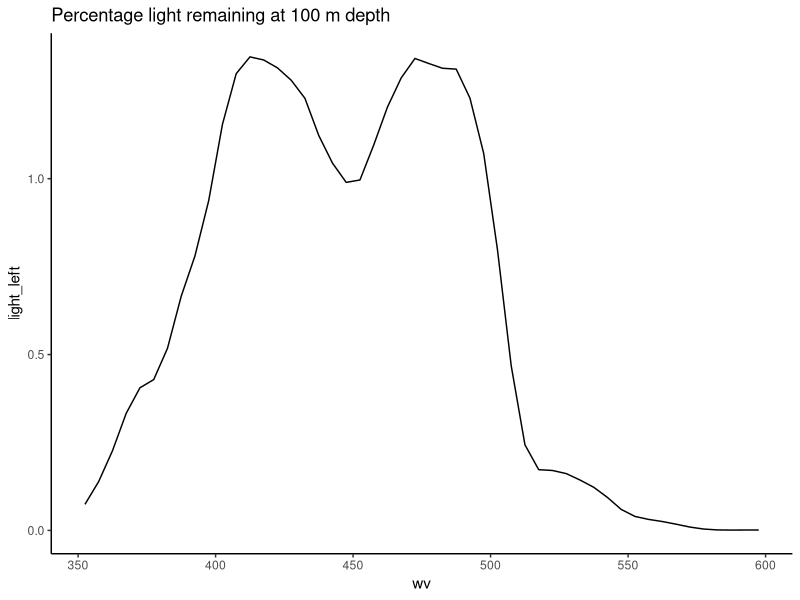
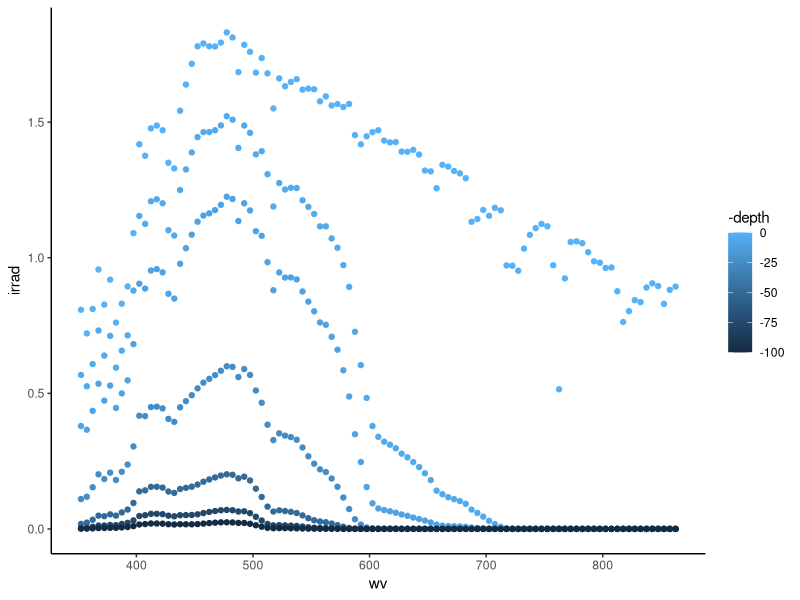
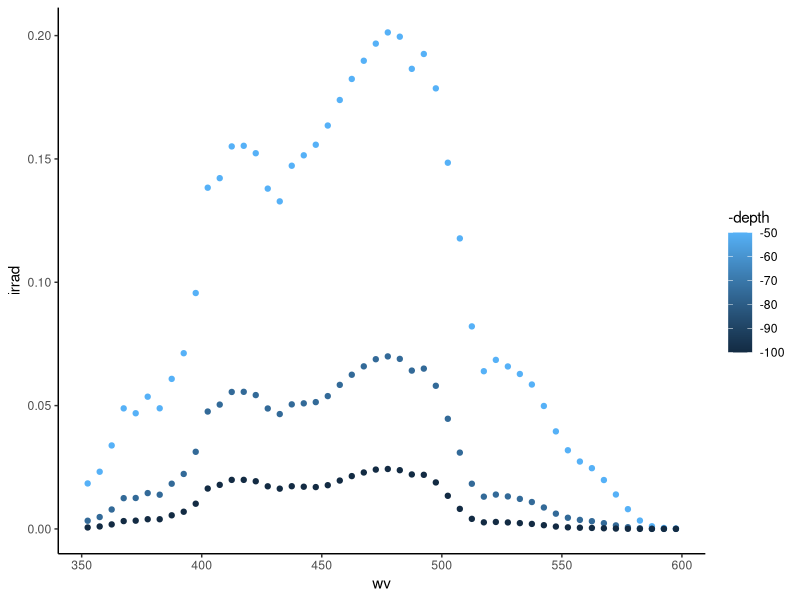
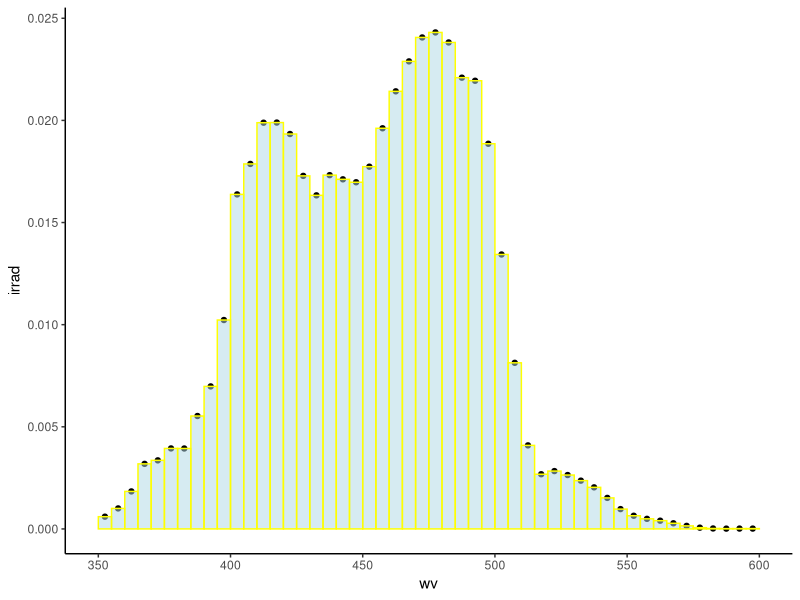
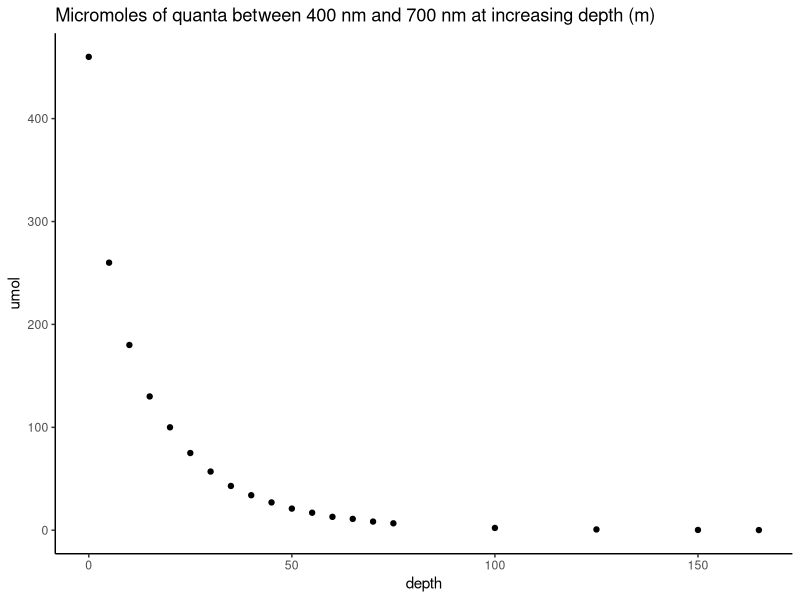

The R script that drew these images, in order:
## ---- chunk 1
knitr::opts_chunk$set(echo = TRUE)
## ---- chunk 2
library('dplyr')
library('ggplot2')
## ---- chunk 3
#seq1 <- seq(from=0,to=75,by=5)
E0_df <- readr::read_delim('MC_E0_R1F1.txt',delim=',')#,# col_names = c('wv',seq1),skip=1)
colnames(E0_df)[1] <- 'wv'
E0_df$`100` <- ( E0_df$`75` / E0_df$`50` ) * E0_df$`75`  # 25 m change at depth
E0_df$`125` <- ( E0_df$`75` / E0_df$`50` ) * E0_df$`100` # 25 m change at depth
E0_df$`150` <- ( E0_df$`75` / E0_df$`50` ) * E0_df$`125` # 25 m change at depth
E0_df$`165` <- ( E0_df$`75` / E0_df$`60` ) * E0_df$`150` # 10 m change at depth
head(E0_df)
## ---- chunk 4
E0_df %>%
  filter(between(wv,300,600)) %>%
  mutate(light_left = 100*`100` / `0`) %>%
  ggplot(aes(y=light_left,x=wv)) + geom_line() + 
  ggtitle('Percentage light remaining at 100 m depth') + theme_classic()
## ---- chunk 5
E0_df %>% tidyr::gather(key="depth",value="irrad",-'wv') %>% 
  group_by(depth,wv) %>%
  mutate(irrad_SD = round(sd(irrad),2),
         quanta   = (irrad / 1e6) * 6.02214076e23
         ) -> scalar_irrad_df
scalar_irrad_df$depth <- as.numeric(scalar_irrad_df$depth)
head(scalar_irrad_df)
## ---- chunk 6
scalar_irrad_df %>% group_by(depth) %>%
  #filter(wv < 700) %>%
  filter(depth %in% c(0,5,10,25,50,75,100)) %>%
 # filter(depth[depth%%2==0]) %>%
  ggplot(aes(x=wv,y=irrad,color=-depth)) + geom_point() + theme_classic()
## ---- chunk 7
scalar_irrad_df %>% group_by(depth) %>%
  filter(between(wv,350,600)) %>%
  filter(depth %in% c(50,75,100)) %>%
 # filter(depth[depth%%2==0]) %>%
  ggplot(aes(x=wv,y=irrad,color=-depth)) + geom_point() + theme_classic()
## ---- chunk 8
scalar_irrad_df %>% group_by(depth) %>%
  filter(wv < 600) %>%
  filter(depth %in% 100) %>%
 # filter(depth[depth%%2==0]) %>%
  ggplot(aes(x=wv,y=irrad)) + geom_point() + 
  geom_col(width=5,alpha=.5,fill="lightblue",col="yellow") +
 # geom_smooth(method = "loess", span=0.1) + 
  theme_classic()
## ---- chunk 9
print(paste0('Percentage of photons below 400nm at 100 m depth: ',
  signif(100 * sum(scalar_irrad_df$quanta[
    scalar_irrad_df$wv < 400 & scalar_irrad_df$depth==100]) / 
    sum(scalar_irrad_df$quanta[scalar_irrad_df$depth==0 & scalar_irrad_df$wv < 400]),
  2),'%'))
## ---- chunk 10
scalar_irrad_df %>% filter(between(wv,400,700)) %>%
  group_by(depth) %>%
  summarise(umol    = signif(5 * sum(irrad),2),
            umol_sd = signif(5 * sd(irrad),1),
            quanta  = signif(5 * sum(irrad/1e6)*6.02214076e23,3),
            ) -> irrad_sum_df
qplot(data=irrad_sum_df,depth,umol,main='Micromoles of quanta between 400 nm and 700 nm at increasing depth (m)') + theme_classic() #+ ylim(0,.2)
## ---- chunk 11
sum(5 * E0_df$`5`[E0_df$wv >= 400 & E0_df$wv <= 700])
## ---- chunk 12
irrad2lux <- read.csv('spectral_irradiance_2_lux.csv')
head(irrad2lux)
## ---- chunk 13
h <- 6.62607015e-34 # Planck's constant
c <- 299792458e9    # speed of light in nm

scalar_irrad_df |> select(-irrad_SD) |>
  mutate(quanta_in_5nm_bin = quanta * 5) |>
  mutate(W_in_5nm_bin = quanta_in_5nm_bin * h * (c/wv) ) -> Watts_5nm_bin
## ---- chunk 14
bins_10nm <- seq(from=385,to=865,by=10)
Watts_5nm_bin %>% 
  mutate(Wv10nm = bins_10nm[which.min(abs(bins_10nm - wv))]-5) -> Watts_5nm_bin
head(Watts_5nm_bin)
## ---- chunk 15
Watts_5nm_bin %>% group_by(Wv10nm,depth) %>% 
  summarise(W_in_10nm_bin = sum(W_in_5nm_bin),
            W_in_10nm_per_nm = W_in_10nm_bin/10,
            quanta_in_10nm_bin = sum(quanta_in_5nm_bin)) -> Watts_10nm_bin
head(Watts_10nm_bin)
## ---- chunk 16
Watts_10nm_bin %>% filter(depth == 0, between(Wv10nm,380,780)) -> Watts_10nm_0m
Watts_10nm_0m$y_bar_lambda <- irrad2lux$y_bar_lambda
head(Watts_10nm_0m)
## ---- chunk 17
Watts_10nm_0m |>
  mutate(lux = 637*(W_in_10nm_per_nm)*(y_bar_lambda*10),
         klx = lux / 1000) -> Watts_10nm_0m
head(Watts_10nm_0m)
## ---- chunk 18
sum(Watts_10nm_0m$klx)
